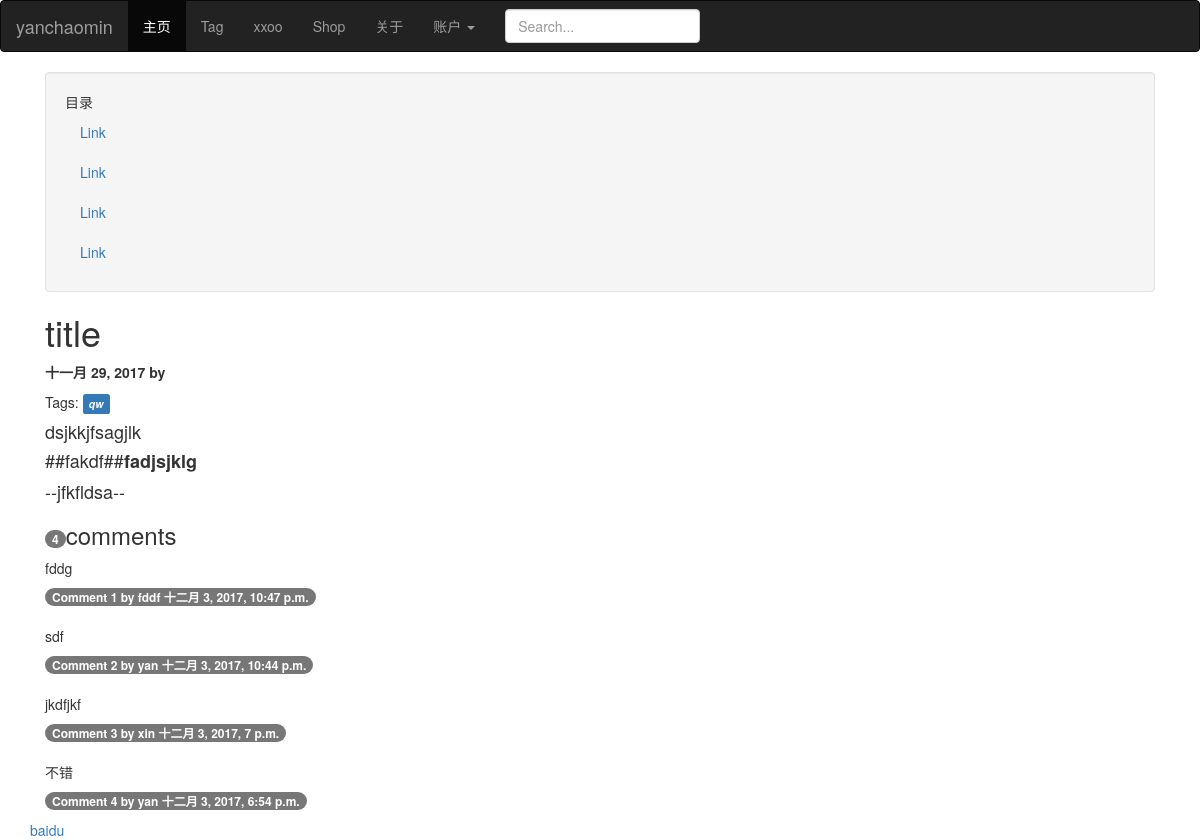
The app's page /blog/article/1, older data.
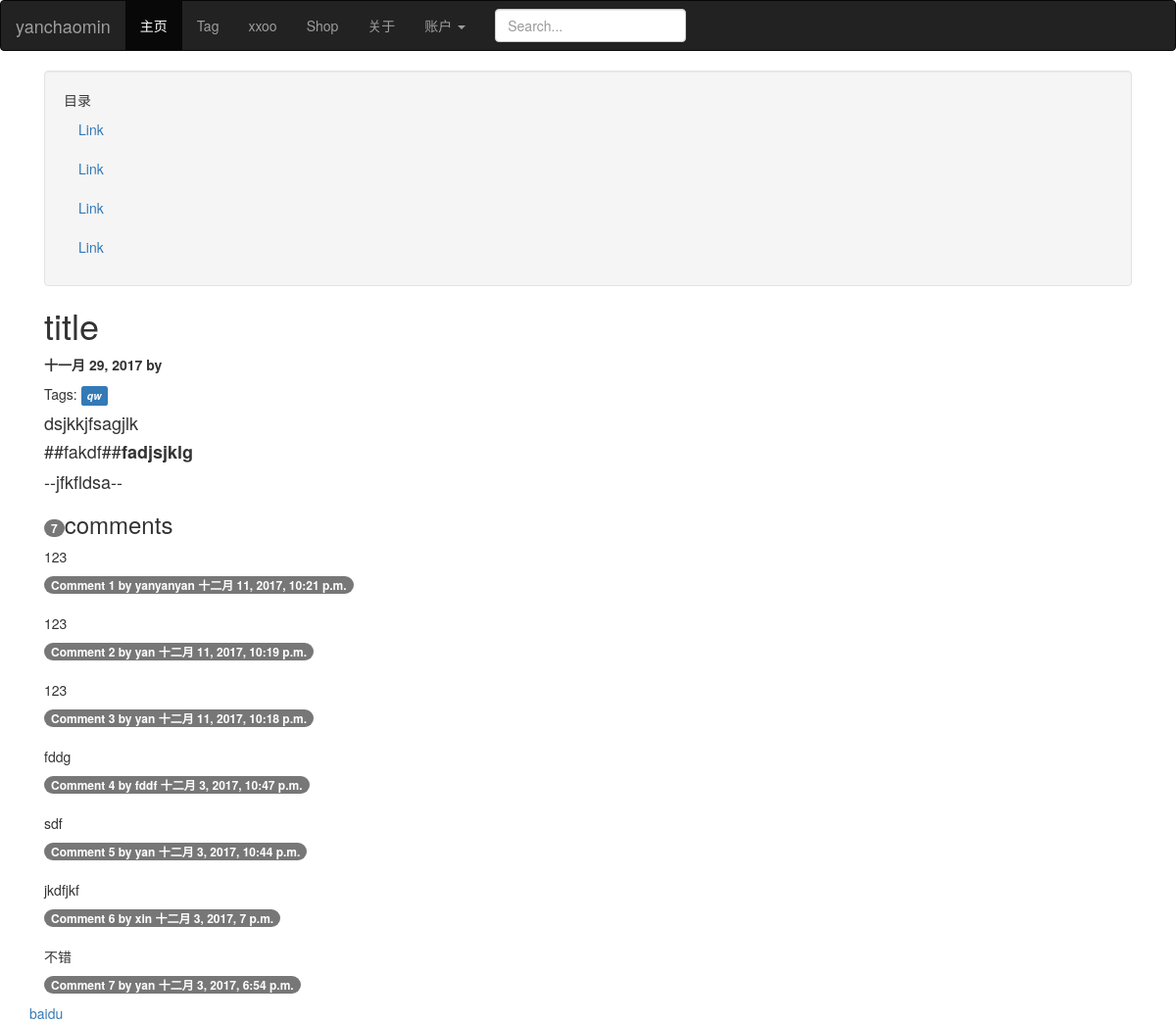
The same page, newer data.
### application/blog/models.py (models this page shows, shortened)
class Comment(models.Model):
    article = models.ForeignKey(Article, related_name='comments')
    name = models.CharField(max_length=80,
                            verbose_name=u'姓名')
    email = models.EmailField(verbose_name=u'邮件')
    body = models.TextField(verbose_name=u'内容')
    created = models.DateTimeField(auto_now_add=True)
    updated = models.DateTimeField(auto_now=True)
    active = models.BooleanField(default=True)
    class Meta:
        ordering = ('-created',)
        verbose_name = u'评论'
        verbose_name_plural = verbose_name

### application/blog/views.py (the view)
# urls.py: url(r'article/(?P<article_id>[0-9]+)$', views.article_page, name="article_page"),
def article_page(request, article_id):
    article = get_object_or_404(Article, pk=article_id)
    comments = article.comments.filter(active=True)
    if request.method == 'POST':
        comment_form = CommentForm(data=request.POST)
        if comment_form.is_valid():
            new_comment = comment_form.save(commit=False)
            new_comment.article = article
            new_comment.save()
            messages.success(request, '评论已经提交')
            return HttpResponseRedirect(article.get_absolute_url())
    else:
        comment_form = CommentForm()
    article.content = markdown.markdown(article.content,
                                        extensions=[
                                            'markdown.extensions.extra',
                                            'markdown.extensions.codehilite',
                                            'markdown.extensions.toc',
                                        ])
    context = {'article': article,
               'comments': comments,
               'comment_form': comment_form}
    return render(request, 'article_page.html', context)

### application/blog/forms.py
class CommentForm(forms.ModelForm):
    class Meta:
        model = Comment
        fields = ('name', 'email', 'body')
    def __init__(self, *args, **kwargs):
        super(CommentForm, self).__init__(*args, **kwargs)
        self.helper = FormHelper()
        self.helper.form_class = 'form-horizontal'
        self.helper.form_method = 'POST'
        self.helper.layout = Layout(
            Field("name", css_class='input-sm'),
            Field("email", css_class='form-control input-sm'),
            Field("body", rows="3", cols="10", css_class="input-xlarge"),
            FormActions(
                Submit('save', '提交评论', css_class='btn btn-default'),
            )
        )

### application/blog/templatetags/blog_tags.py (called while the page is built)
@register.filter(name='markdown')
def markdown_format(text):
    return mark_safe(markdown.markdown(text))

### application/cart/context_processors.py (called while the page is built)
def cart(request):
    return {'cart': Cart(request)}

### application/blog/templates/article_page.html (shortened to what this page needs)
<!DOCTYPE html>
{% extends "base.html" %}
{% load blog_tags %}
{% load crispy_forms_tags %}
{% block content %}
<div class="container-fluid">
<div class="row-fluid">
     <div class="span3">
        <div class="well sidebar-nav ">
            <ul class="nav nav-list">
              <li class="nav-header">目录</li>
              <li class="active"><a href="#">Link</a></li>
              <li><a href="#">Link</a></li>
              <li><a href="#">Link</a></li>
              <li><a href="#">Link</a></li>
            </ul>
        </div>
    </div >
    <div class="span9">
        <div class="row-fluid ">
            <div >
                <h1>{{ article.title }}</h1>
                <p class="blog-post-meta"><strong>{{ article.created_time }} by {{ article.author }}</strong></a></p>
                <p >
                Tags:
                {% for tag in article.tags.all %}
                <em><a href="{% url "blog:post_list_by_tag" tag.slug %}" class="label label-primary">{{ tag.name }}</a></em>
                {% endfor %}
                </p>
                <h4 >{{ article.content|safe|markdown }}</h4>
            </div>
            <div>
                {% with comments.count as total_comments %}
                <h3>
                    <span class="badge badge-inverse">{{ total_comments }}</span>comment{{ total_comments|pluralize }}
                </h3>
                {% endwith %}
                {% for comment in comments %}
                <div class="tasks">
                    <p class="blog_comment">{{ comment.body|linebreaks }}</p>
                    <p class="badge">
                        Comment {{ forloop.counter }} by {{ comment.name }}
                        {{ comment.created }}
                    </p>
                </div>
                {% empty %}
                    <p class="label label-info">目前还没有评论</p>
                {% endfor %}
            </div>
        </div>
    </div>
</div>
</div>
{% endblock %}

Row changes from the older to the newer data that the page shows:
added Comment: body "123", name "yanyanyan", created "十二月 11, 2017, 10:21 p.m."
added Comment: body "123", name "yan", created "十二月 11, 2017, 10:19 p.m."
added Comment: body "123", name "yan", created "十二月 11, 2017, 10:18 p.m."
Text that changed along with them:
{{ total_comments }}: "4" → "7"
